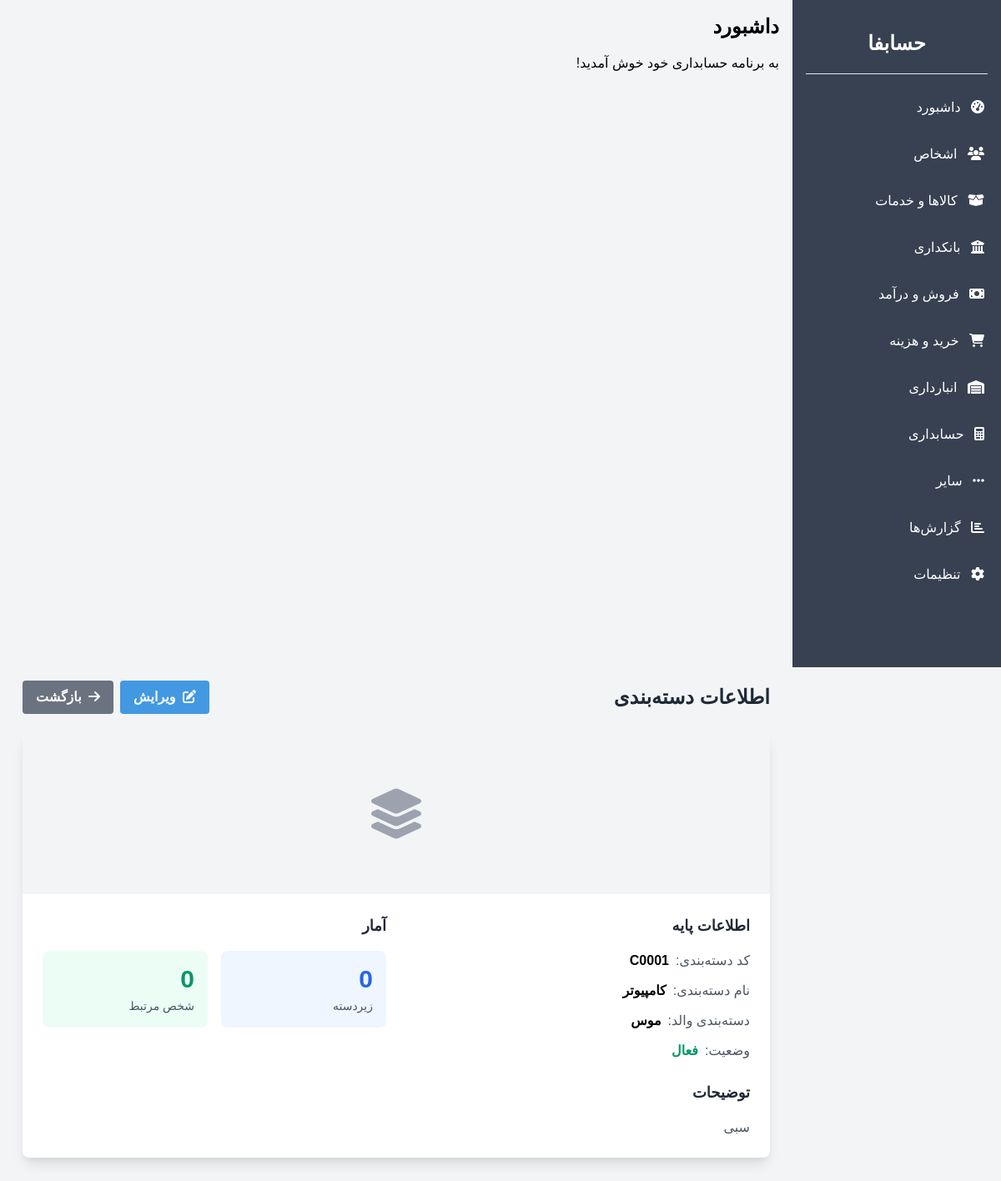
Page /categories/view_category.php?id=1 on the committed database.
### tables this page shows
CREATE TABLE `categories` (
  `id` int(11) NOT NULL,
  `parent_id` int(11) DEFAULT NULL,
  `name` varchar(100) NOT NULL,
  `code` varchar(20) DEFAULT NULL,
  `description` text DEFAULT NULL,
  `status` tinyint(1) DEFAULT 1,
  `created_at` timestamp NOT NULL DEFAULT current_timestamp(),
  `updated_at` timestamp NOT NULL DEFAULT current_timestamp() ON UPDATE current_timestamp(),
  `image` varchar(255) DEFAULT NULL
);

### categories/view_category.php (the view, shortened to what this page needs)
<?php
require_once '../database.php';
$id = intval($_GET['id']);
$sql = "SELECT c1.*,
        p.name as parent_name,
        (SELECT COUNT(*) FROM categories WHERE parent_id = c1.id) as subcategories_count,
        (SELECT COUNT(*) FROM person_categories WHERE category_id = c1.id) as persons_count
        FROM categories c1
        LEFT JOIN categories p ON p.id = c1.parent_id
        WHERE c1.id = ?";
$stmt = $connection->prepare($sql);
$stmt->bind_param("i", $id);
if (!$stmt->execute()) {
    $_SESSION['error'] = 'خطا در اجرای کوئری: ' . $stmt->error;
    header('Location: list_categories.php');
    exit;
}
$result = $stmt->get_result();
$category = $result->fetch_assoc();
$baseImagePath = '/hesabfa/';
include '../index.php';
?>
<div class="flex-1 p-4">
    <div class="max-w-4xl mx-auto">
        <div class="flex justify-between items-center mb-6">
            <h2 class="text-2xl font-bold text-gray-800">اطلاعات دسته‌بندی</h2>
            <div class="flex gap-2">
                <a href="edit_category.php?id=<?php echo $id; ?>"
                   class="bg-blue-500 hover:bg-blue-700 text-white font-bold py-2 px-4 rounded">
                    <i class="fas fa-edit ml-1"></i>
                    ویرایش
                </a>
                <button onclick="history.back()"
                        class="bg-gray-500 hover:bg-gray-700 text-white font-bold py-2 px-4 rounded">
                    <i class="fas fa-arrow-right ml-1"></i>
                    بازگشت
                </button>
            </div>
        </div>
        <div class="bg-white rounded-lg shadow-lg overflow-hidden">
            <div class="relative h-48 bg-gray-100">
                <?php if ($category['image']): ?>
                    <img src="<?php echo $baseImagePath . htmlspecialchars($category['image']); ?>"
                         alt="<?php echo htmlspecialchars($category['name']); ?>"
                         onerror="this.src='<?php echo $baseImagePath; ?>assets/images/default-category.png';"
                         class="w-full h-full object-cover">
                <?php else: ?>
                    <div class="flex items-center justify-center h-full">
                        <i class="fas fa-layer-group text-6xl text-gray-400"></i>
                    </div>
                <?php endif; ?>
                </div>
                <div class="p-6">
                    <div class="grid grid-cols-2 gap-6">
                        <div>
                            <h3 class="text-lg font-bold mb-4 text-gray-800">اطلاعات پایه</h3>
                            <div class="space-y-3">
                                <div class="flex items-center">
                                    <span class="text-gray-600 ml-2">کد دسته‌بندی:</span>
                                    <span class="font-semibold"><?php echo htmlspecialchars($category['code']); ?></span>
                                </div>
                                <div class="flex items-center">
                                    <span class="text-gray-600 ml-2">نام دسته‌بندی:</span>
                                    <span class="font-semibold"><?php echo htmlspecialchars($category['name']); ?></span>
                                </div>
                                <div class="flex items-center">
                                    <span class="text-gray-600 ml-2">دسته‌بندی والد:</span>
                                    <span class="font-semibold"><?php echo $category['parent_name'] ? htmlspecialchars($category['parent_name']) : 'ندارد'; ?></span>
                                </div>
                                <div class="flex items-center">
                                    <span class="text-gray-600 ml-2">وضعیت:</span>
                                    <span class="<?php echo $category['status'] ? 'text-green-600' : 'text-red-600'; ?> font-semibold">
                                        <?php echo $category['status'] ? 'فعال' : 'غیرفعال'; ?>
                                    </span>
                                </div>
                            </div>
                        </div>
                        <div>
                            <h3 class="text-lg font-bold mb-4 text-gray-800">آمار</h3>
                            <div class="grid grid-cols-2 gap-4">
                                <div class="bg-blue-50 rounded-lg p-4">
                                    <div class="text-3xl font-bold text-blue-600 mb-1"><?php echo $category['subcategories_count']; ?></div>
                                    <div class="text-sm text-gray-600">زیردسته</div>
                                </div>
                                <div class="bg-green-50 rounded-lg p-4">
                                    <div class="text-3xl font-bold text-green-600 mb-1"><?php echo $category['persons_count']; ?></div>
                                    <div class="text-sm text-gray-600">شخص مرتبط</div>
                                </div>
                            </div>
                        </div>
                    </div>
                    <?php if ($category['description']): ?>
                        <div class="mt-6">
                            <h3 class="text-lg font-bold mb-4 text-gray-800">توضیحات</h3>
                            <p class="text-gray-600"><?php echo nl2br(htmlspecialchars($category['description'])); ?></p>
                        </div>
                    <?php endif; ?>
                </div>
            </div>
        </div>
    </div>

### assets/css/style.css (style rules this page uses)
:root { --navbar-height: 60px; --sidebar-width: 250px; --primary-color: #374151; --secondary-color: #4b5563; --text-light: #fff; --border-color: #e5e7eb; }
* { margin: 0; padding: 0; box-sizing: border-box; }
body { font-family: 'IranSans', Vazir, Tahoma, sans-serif; direction: rtl; background-color: #f3f4f6; margin: 0; overflow-x: hidden; min-height: 100vh; }
.flex-1 { padding: 20px; margin-right: var(--sidebar-width); min-height: 100vh; }
.rounded { border-radius: 0.375rem; }
.mb-4 { margin-bottom: 1rem; }
.text-sm { font-size: 0.875rem; }
.font-bold { font-weight: bold; }
.py-2 { padding-top: 0.5rem; padding-bottom: 0.5rem; }
.bg-blue-500 { background-color: #4299e1; }
.text-white { color: #fff; }
.px-4 { padding-left: 1rem; padding-right: 1rem; }
.rounded { border-radius: 0.25rem; }
.bg-white { background-color: white; }
.p-4 { padding: 1rem; }
.ml-1 { margin-left: 0.25rem; }
.text-3xl { font-size: 1.875rem; line-height: 2.25rem; }
.rounded-lg { border-radius: 0.5rem; }
.bg-white { background-color: #ffffff; }
.p-6 { padding: 1.5rem; }
.mt-6 { margin-top: 1.5rem; }
body { font-family: 'Tahoma', sans-serif; }

### rows in the picture
categories: code "C0001", name "کامپیوتر", categories.name "موس", description "سبی"

### other values in the picture
$category['subcategories_count'] "0"
$category['persons_count'] "0"
